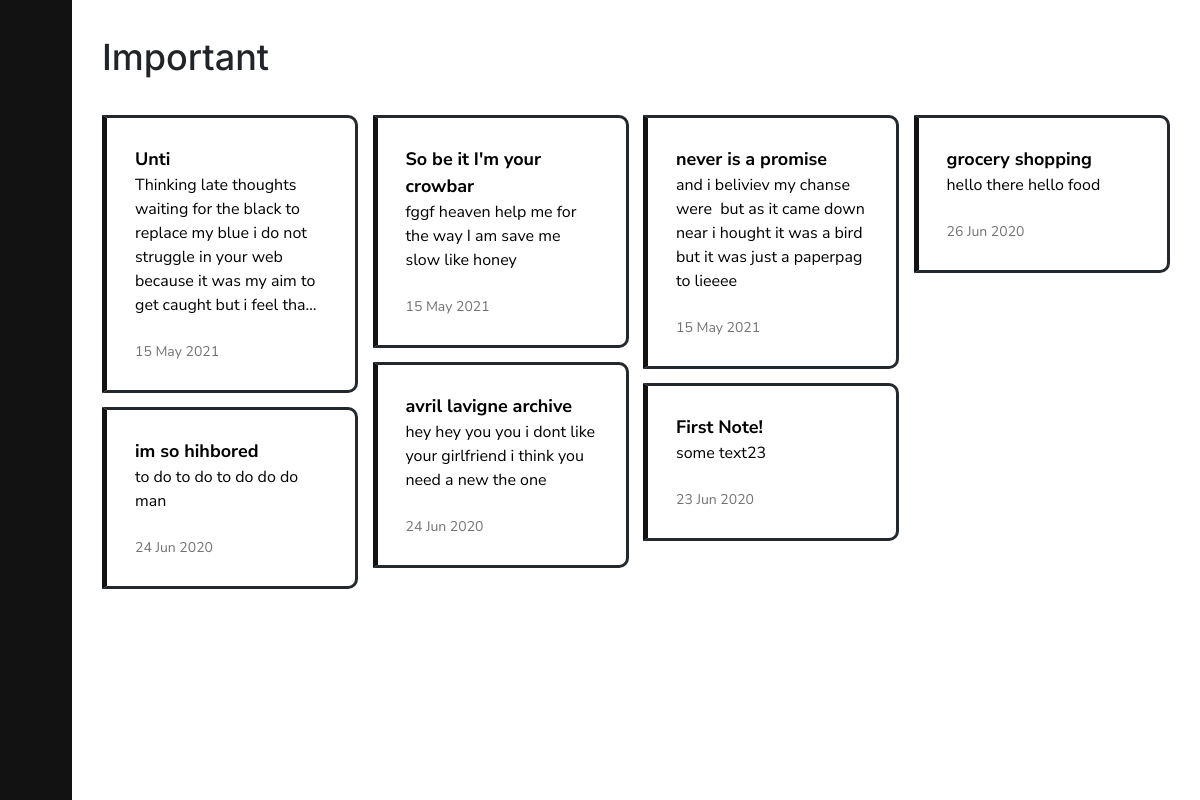
The app's page /important/ (signed in), older data.
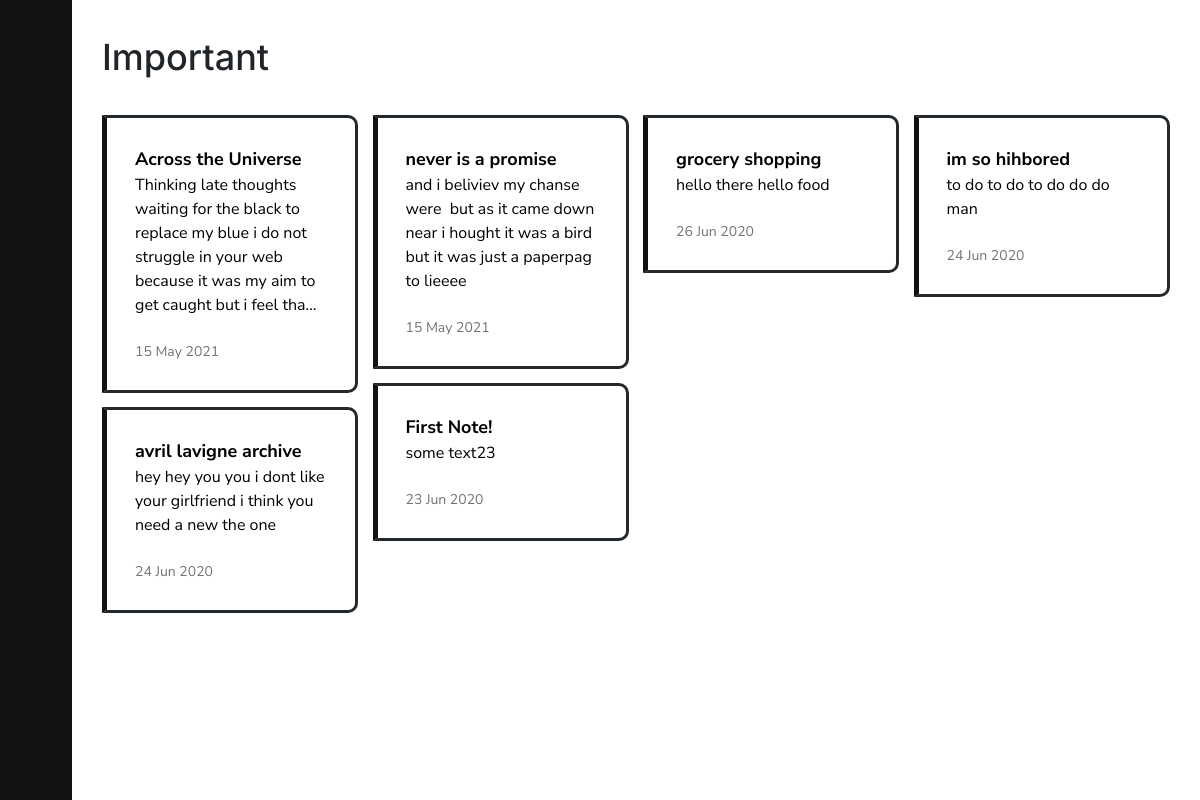
The same page, newer data.
### notes/models.py (models this page shows, shortened)
class Note(models.Model):
    title = models.TextField(max_length=100, blank=True)
    text = HTMLField(blank=True)
    date = models.DateTimeField(auto_now_add=True)
    important = models.BooleanField(default=False)
    archive = models.BooleanField(default=False)
    user = models.ForeignKey(User, on_delete=models.CASCADE)

### notes/views.py (the view)
# urls.py: path('important/', views.important, name='important'),
def important(request):
    important = Note.objects.filter(user=request.user, important=True, archive=False).order_by('-date')
    active = 'importantLink'
    return render(request, 'notes/important.html', {'important': important, 'active': active})

### notes/templates/notes/important.html (shortened to what this page needs)
{% load static %}
<!DOCTYPE html>
<html>
<head>
    <link rel="stylesheet" href="https://stackpath.bootstrapcdn.com/bootstrap/4.5.0/css/bootstrap.min.css">
    <link rel="stylesheet" type="text/css" href="{% static 'notes/style.css' %}">
    <link rel="stylesheet" type="text/css" href="{% static 'notes/notes.css' %}">
</head>
<body>
    <div class="container-fluid">
        <div class="row" id="mainRow">
            {% include "notes/navbar.html" %}
            <div class="col-xs-12 col-sm-11" id="content">
                <div class="container">
                    <h1>Important</h1>
                    {% if important %}
                    <div id="notes">
                        <ul>
                            {% for note in important %}
                            <li class="note {% if note.important %} important{% endif %}">
                                <a href="{% url 'note' note.id %}">
                                    <div class="note-info">
                                        <div class="note-content">
                                            <div class="medium-text"><b>{{ note.title }}</b></div>
                                            {% if note.text %}
                                            <div class="note-text">{{ note.text|striptags|truncatechars:150 }}</div>
                                            {% endif %}
                                        </div>
                                        <div class="date">{{ note.date|date:'d M Y' }}</div>
                                    </div>
                                </a>
                            </li>
                            {% endfor %}
                        </ul>
                    </div>
                    {% else %}
                    <div id="noNotes">
                        <p class="text-center medium-text">You don't have any notes marked as important.</p>
                    </div>
                    {% endif %}
                </div>
            </div>
        </div>
    </div>
</body>
</html>

### notes/templates/notes/navbar.html (shortened to what this page needs)
<div class="col-xs-12 col-sm-1" id="menu">
    <nav>
        <div id="links">
        </div>
    </nav>
</div>

### notes/static/notes/style.css (style rules this page uses)
:root { --light-gray: #fafafa; --black: #121212; --dark-gray:#23282c; --gray: #cecece; }
html, body { height: 100%; }
body { font-family: 'Nunito Sans', sans-serif; }
h1, h2, h3 { font-family: 'Inter', sans-serif; }
h1 { font-size: 36px }
.medium-text { font-size: 18px; }
a { color: var(--black, #121212); font-weight: bold; transition: all 200ms ease-in-out; }

### notes/static/notes/notes.css (style rules this page uses)
.col-sm-1 { max-width: 6%; }
.col-sm-11 { max-width: 94% }
#mainRow { height: 100vh; position: relative; }
#menu { background-color: var(--black, #121212); color: white; padding: 28px 0; position: fixed; top: 0; height: 100vh; z-index: 10; height: 100vh; transition: all 500ms ease 0s; overflow: hidden; }
nav { transition: all 500ms ease 0s; height: 100%; }
#links { height: 100%; }
h1 { margin-top: 36px; display: inline-block; }
#content { position: absolute; right: 0; }
#notes, #noNotes { margin-top: 28px; }
#notes ul { list-style-type: none; padding-left: 0; }
.note { position: relative; padding: 28px; border-radius: 10px; border: 3px solid var(--dark-gray, #23282c); margin-bottom: 1.33%; width: 24%; }
.note.important { border-left: 5px solid var(--black, #121212); border-radius: 0 10px 10px 0; }
.note a { color: black; font-weight: normal; }
.note div { word-break: break-word; }
.note .medium-text { vertical-align: top; }
.note-info { height: 100%; display: flex; flex-direction: column; justify-content: space-between; }
.note .date { color: #737373; font-size: 14px; margin-top: 24px }

Row changes from the older to the newer data that the page shows:
no longer on this page (row edited): Note: title "So be it I'm your crowbar", text "fggf heaven help me for the way I am save me slow like honey", date "15 May 2021"
changed Note: title "Unti" → "Across the Universe"
